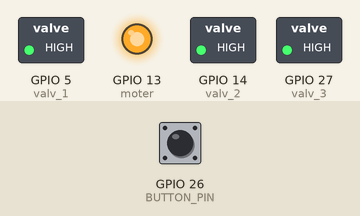
A sketch run on a simulated ESP32. Parts: switched loads named in the sketch (green lamp = pin HIGH), output pins drawn as LEDs (lit = HIGH). The inputs (shaded band) are chosen by the test bench; at power-on: GPIO 26 (BUTTON_PIN) HIGH.

Above: at 1.2 s.
1.3 s: GPIO 26 (BUTTON_PIN) pulled LOW for 0.15 s
At 2.3 s:
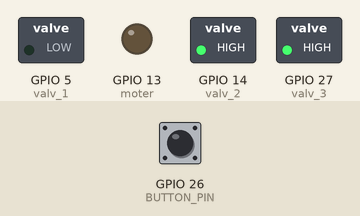
At 39.6 s:
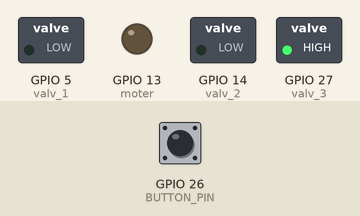
Timing chart, 0 to 42.8 s (numbered marks = the images above; inputs shaded):
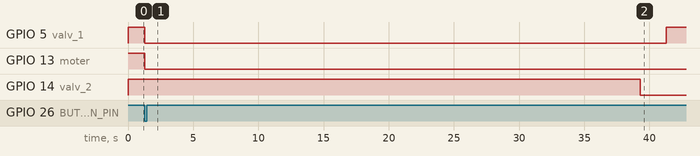

Measured:
- after the input at 1.3 s, GPIO 5 (valv_1): HIGH → LOW at once, → HIGH 40.0 s later; GPIO 13 (moter): HIGH → LOW at once; GPIO 14 (valv_2): HIGH → LOW after 38.0 s

The sketch:

solar_cleaning.ino
```cpp
// Define pin numbers for the components
#define BUTTON_PIN 26
#define moter 13
#define valv_1 5
#define valv_2 14
#define valv_3 27

// Define delays
#define DELAY_SHORT 2000  // 2 seconds
#define DELAY_LONG 38000  // 38 seconds
#define DELAY_MID 36000   // 36 seconds

void setup() {
  // Set pin modes
  pinMode(BUTTON_PIN, INPUT_PULLUP);
  pinMode(moter, OUTPUT);
  pinMode(valv_1, OUTPUT);
  pinMode(valv_2, OUTPUT);
  pinMode(valv_3, OUTPUT);

  // Initialize LEDs to be off
  digitalWrite(moter, HIGH);
  digitalWrite(valv_1, HIGH);
  digitalWrite(valv_2, HIGH);
  digitalWrite(valv_3, HIGH);
}

void loop() {
  // Check if the button is pressed
  if (digitalRead(BUTTON_PIN) == LOW) {
    // Sequence start
    digitalWrite(moter, LOW);
    digitalWrite(valv_1, LOW);
    delay(DELAY_LONG);  //38 seconmds
    digitalWrite(valv_2, LOW);
    delay(DELAY_SHORT);  // 2 seconds
    digitalWrite(valv_1, HIGH);
    delay(DELAY_MID);  //36 seconds
    digitalWrite(valv_3, LOW);
    delay(DELAY_SHORT);  // 2 seconds
    digitalWrite(valv_2, HIGH);
    delay(DELAY_MID);  // 36 seconds
    digitalWrite(moter, HIGH);
    delay(DELAY_SHORT);  // 2 seconds
    digitalWrite(valv_3, HIGH);
  }
}
```
